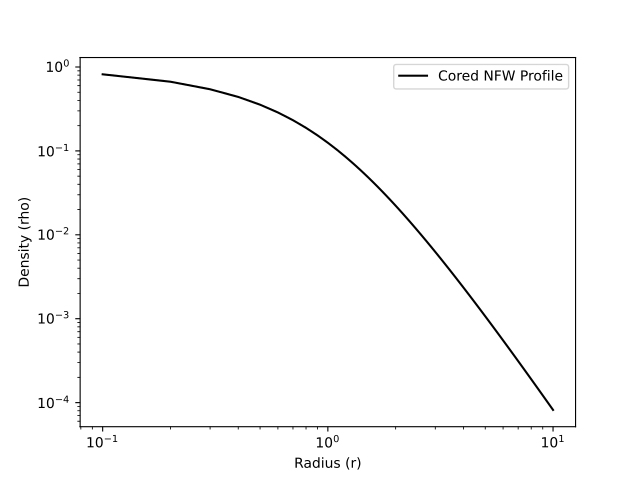

The Python source for this figure:
import matplotlib.pyplot as plt
from pisces.profiles.density import (
    CoredNFWDensityProfile,
)
#
r = np.linspace(0.1, 10, 100)
profile = CoredNFWDensityProfile(
    rho_0=1.0, r_s=1.0
)
rho = profile(r)
#
_ = plt.loglog(
    r, rho, "k-", label="Cored NFW Profile"
)
_ = plt.xlabel("Radius (r)")
_ = plt.ylabel("Density (rho)")
_ = plt.legend()
plt.show()
